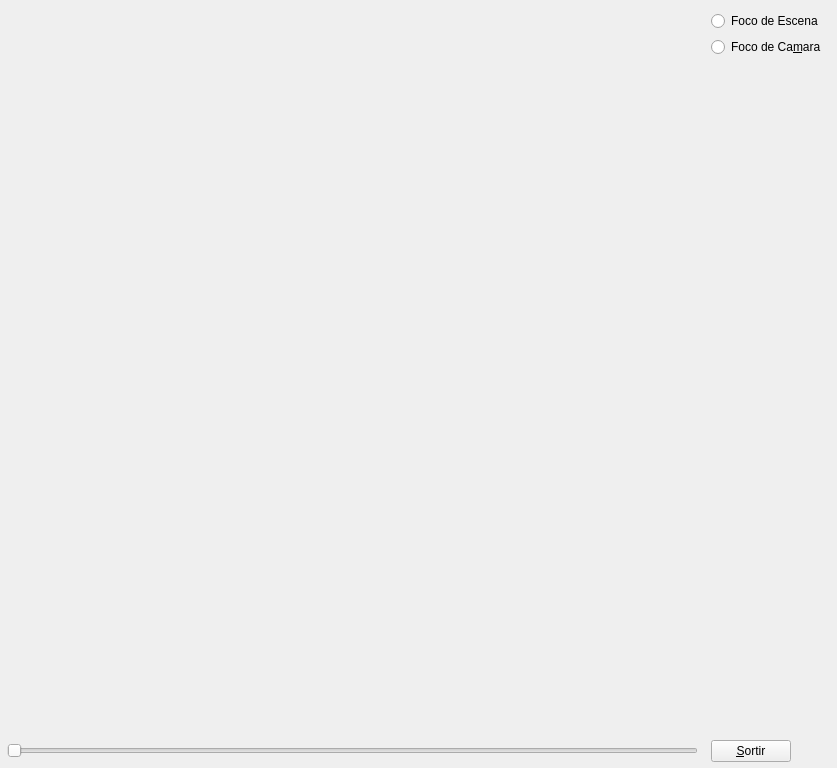
<?xml version="1.0" encoding="UTF-8"?>
<ui version="4.0">
 <class>MyForm</class>
 <widget class="QWidget" name="MyForm">
  <property name="geometry">
   <rect>
    <x>0</x>
    <y>0</y>
    <width>837</width>
    <height>768</height>
   </rect>
  </property>
  <property name="windowTitle">
   <string>Form</string>
  </property>
  <widget class="QWidget" name="">
   <property name="geometry">
    <rect>
     <x>7</x>
     <y>7</y>
     <width>691</width>
     <height>751</height>
    </rect>
   </property>
   <layout class="QVBoxLayout" name="verticalLayout_2">
    <item>
     <widget class="MyGLWidget" name="widget" native="true">
      <property name="sizePolicy">
       <sizepolicy hsizetype="Expanding" vsizetype="Expanding">
        <horstretch>0</horstretch>
        <verstretch>0</verstretch>
       </sizepolicy>
      </property>
     </widget>
    </item>
    <item>
     <widget class="QSlider" name="horizontalSlider">
      <property name="minimum">
       <number>1</number>
      </property>
      <property name="maximum">
       <number>179</number>
      </property>
      <property name="orientation">
       <enum>Qt::Horizontal</enum>
      </property>
     </widget>
    </item>
   </layout>
  </widget>
  <widget class="QWidget" name="">
   <property name="geometry">
    <rect>
     <x>711</x>
     <y>11</y>
     <width>123</width>
     <height>751</height>
    </rect>
   </property>
   <layout class="QVBoxLayout" name="verticalLayout_4">
    <item>
     <layout class="QVBoxLayout" name="verticalLayout">
      <item>
       <widget class="QRadioButton" name="radioButton">
        <property name="text">
         <string>Foco de Escena</string>
        </property>
       </widget>
      </item>
      <item>
       <widget class="QRadioButton" name="radioButton_2">
        <property name="text">
         <string>Foco de Ca&amp;mara</string>
        </property>
       </widget>
      </item>
     </layout>
    </item>
    <item>
     <layout class="QVBoxLayout" name="verticalLayout_3">
      <item>
       <spacer name="verticalSpacer">
        <property name="orientation">
         <enum>Qt::Vertical</enum>
        </property>
        <property name="sizeHint" stdset="0">
         <size>
          <width>48</width>
          <height>638</height>
         </size>
        </property>
       </spacer>
      </item>
      <item>
       <widget class="QPushButton" name="pushButton">
        <property name="sizePolicy">
         <sizepolicy hsizetype="Fixed" vsizetype="Fixed">
          <horstretch>0</horstretch>
          <verstretch>0</verstretch>
         </sizepolicy>
        </property>
        <property name="text">
         <string>&amp;Sortir</string>
        </property>
       </widget>
      </item>
     </layout>
    </item>
   </layout>
  </widget>
 </widget>
 <customwidgets>
  <customwidget>
   <class>MyGLWidget</class>
   <extends>QWidget</extends>
   <header>MyGLWidget.h</header>
   <container>1</container>
   <slots>
    <signal>updateZoom(int)</signal>
    <slot>changeZoom(int)</slot>
   </slots>
  </customwidget>
 </customwidgets>
 <resources/>
 <connections>
  <connection>
   <sender>pushButton</sender>
   <signal>clicked()</signal>
   <receiver>MyForm</receiver>
   <slot>close()</slot>
   <hints>
    <hint type="sourcelabel">
     <x>796</x>
     <y>759</y>
    </hint>
    <hint type="destinationlabel">
     <x>836</x>
     <y>529</y>
    </hint>
   </hints>
  </connection>
  <connection>
   <sender>horizontalSlider</sender>
   <signal>valueChanged(int)</signal>
   <receiver>widget</receiver>
   <slot>changeZoom(int)</slot>
   <hints>
    <hint type="sourcelabel">
     <x>178</x>
     <y>748</y>
    </hint>
    <hint type="destinationlabel">
     <x>181</x>
     <y>704</y>
    </hint>
   </hints>
  </connection>
  <connection>
   <sender>widget</sender>
   <signal>updateZoom(int)</signal>
   <receiver>horizontalSlider</receiver>
   <slot>setValue(int)</slot>
   <hints>
    <hint type="sourcelabel">
     <x>435</x>
     <y>712</y>
    </hint>
    <hint type="destinationlabel">
     <x>441</x>
     <y>748</y>
    </hint>
   </hints>
  </connection>
 </connections>
</ui>
